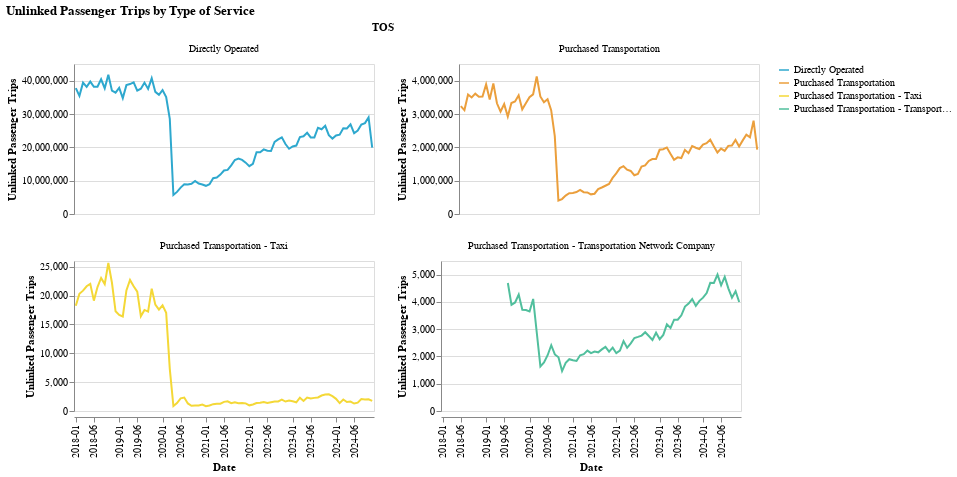

Notebook code cell kept with this figure:
### Markdown cell above
### Type of Service

### Code cell
make_line_chart(by_tos_long, y_col = "upt", color_col = "TOS")

### Figure 1 — Vega-Lite specification as saved in the notebook (floating-point values rounded to 4 significant figures; data arrays with more than 128 entries replaced by an {"elided": "..."} marker saying what was removed)
{"config": {"view": {"continuousWidth": 300, "continuousHeight": 300}}, "data": {"name": "data-dab5ea3c6fdaf184560b3ecbfdd2cb7c"}, "facet": {"field": "TOS", "type": "nominal"}, "spec": {"mark": {"type": "line"}, "encoding": {"color": {"field": "TOS", "scale": {"range": ["#2EA8CE", "#EB9F3C", "#F4D837", "#51BF9D", "#8CBCCB", "#9487C0", "#136C97", "#E16B26", "#F6BF16", "#00896B", "#7790A3", "#5B559C"]}, "title": "", "type": "nominal"}, "tooltip": [{"field": "period_year_month", "type": "nominal"}, {"field": "upt", "type": "quantitative"}, {"field": "TOS", "type": "nominal"}, {"field": "RTPA", "type": "nominal"}], "x": {"axis": {"values": ["2018-01", "2018-06", "2019-01", "2019-06", "2020-01", "2020-06", "2021-01", "2021-06", "2022-01", "2022-06", "2023-01", "2023-06", "2024-01", "2024-06"]}, "field": "period_year_month", "title": "Date", "type": "ordinal"}, "y": {"field": "upt", "title": "Unlinked Passenger Trips", "type": "quantitative"}}, "height": 150, "name": "view_5", "width": 300}, "columns": 2, "params": [{"name": "param_6", "select": {"type": "interval", "encodings": ["x", "y"]}, "bind": "scales", "views": ["view_5"]}], "resolve": {"scale": {"y": "independent"}}, "title": "Unlinked Passenger Trips by Type of Service", "$schema": "https://vega.github.io/schema/vega-lite/v5.17.0.json", "datasets": {"data-dab5ea3c6fdaf184560b3ecbfdd2cb7c": {"elided": "314 records"}}}
